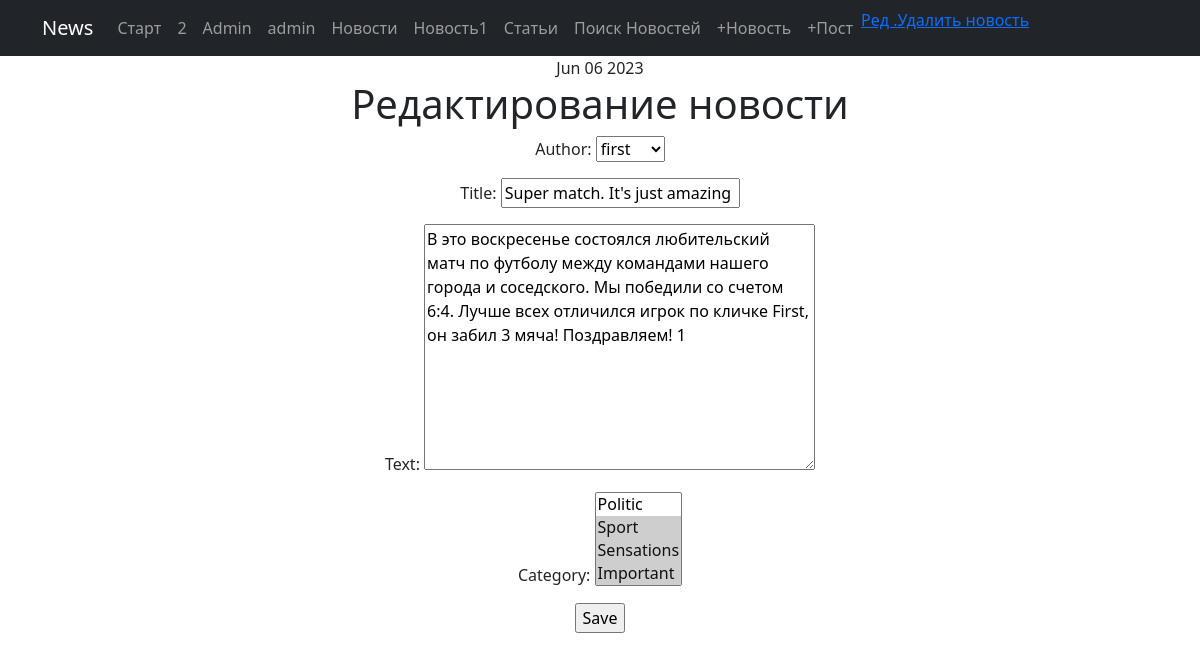
Before: /news/3/update/ (signed in) with the older database file.
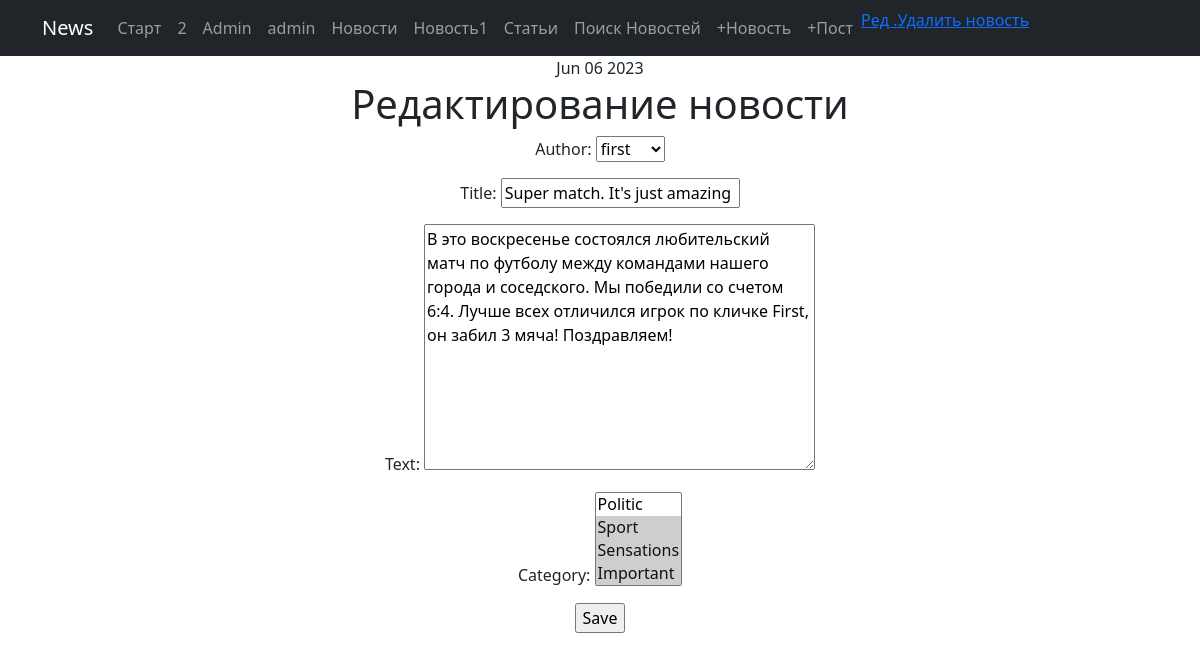
After: the same page with the newer database file.
### News_Portal/models.py (models this page shows, shortened)
class Post(models.Model):
    article = 'AR'
    news = 'NE'
    POSITIONS = [
        (article, 'Статья'),
        (news, 'Новость')
    ]
    author = models.ForeignKey('Author', on_delete=models.CASCADE)  # связь «один ко многим» с моделью Author;
    position = models.CharField(max_length=2, choices=POSITIONS, default=article)  # «статья» или «новость»;
    date_time = models.DateTimeField(auto_now_add=True)  # автоматически добавляемая дата и время создания;
    category = models.ManyToManyField('Category', through='PostCategory')  # связь «многие ко многим»
    title = models.CharField(max_length=50, unique=True)  # заголовок статьи/новости;
    text = models.TextField(default="Текст отсутствует.")  # текст статьи/новости;
    ratio = models.IntegerField(default=0)  # рейтинг статьи/новости."

### News_Portal/views.py (the view)
# urls.py: path('<int:pk>/update/', NewsUpdate.as_view(), name='news_up'),
class NewsUpdate(PermissionRequiredMixin, LoginRequiredMixin, UpdateView):
    permission_required = 'News_Portal.change_post'
    form_class = PostForm
    model = Post
    template_name = 'news_edit.html'
    def get_object(self, queryset=None):
        obj = super().get_object(queryset=queryset)
        if obj.position == 'AR':
            raise Http404("This not news")
        user = self.request.user
        print(user, 999111)
        if not user.is_authenticated:
            print("You must be logged in to edit news")
        return obj

### News_Portal/forms.py
class PostForm(forms.ModelForm):
    class Meta:
        model = Post
        fields = [
            'author',
            'title',
            'text',
            'category'
        ]

### News_Portal/models.py (called while the page is built)
    def __str__(self):
        return self.author_name

    def __str__(self):
        return f'{self.name}'

### News_Portal/templatetags/custom_tags.py (called while the page is built)
@register.simple_tag()
def current_time(format_string='%b %d %Y'):
    return datetime.utcnow().strftime(format_string)

### templates/news_edit.html (shortened to what this page needs)
{% extends 'flatpages/default.html' %}
{% block content %}
<h1>Редактирование новости</h1>
<form action="" method="post">
    {{ form.as_p }}
    <input type="submit" value="Save"/>
</form>
{% endblock content %}

Changed rows visible on the page:
changed Post "first": text "…забил 3 мяча! Поздравляем! 1" → "…забил 3 мяча! Поздравляем!"
